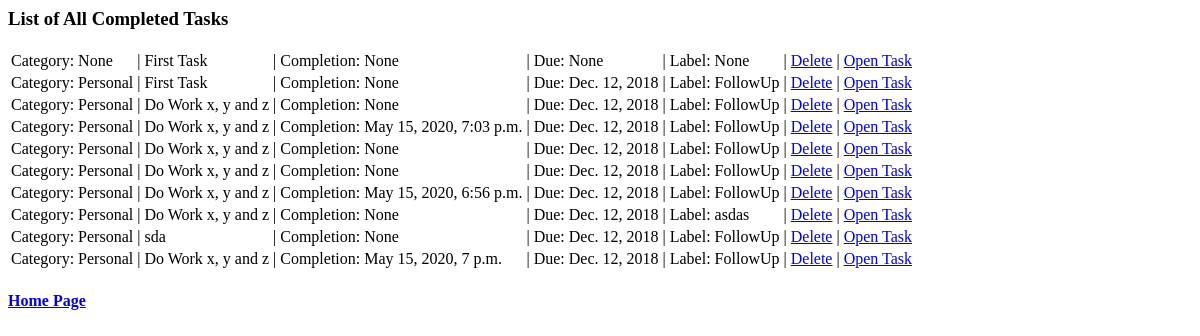
Page /tasks/completed/ on the earlier database version.
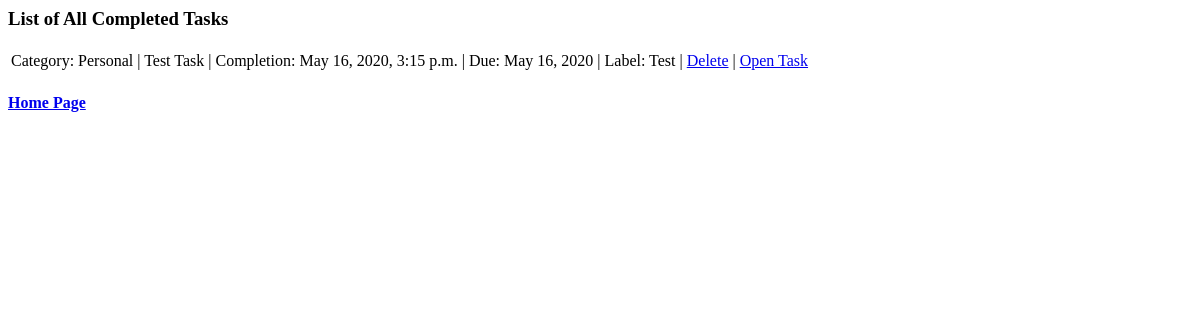
Same page on the later database version.
### tasks/models.py (models this page shows, shortened)
class Tasks(models.Model):
    task_details = models.CharField('Details', max_length=500)
    task_create_time = models.DateTimeField('Task Creation Time')
    task_due_date = models.DateField('Task Due Date', null=True)
    task_last_updated_time = models.DateTimeField('Task Last Update Time')
    task_completed_time = models.DateTimeField('Task Completion Time', null=True)
    task_order_status_master = (('Open','Open'), ('Done', 'Done'), ('In Progress', 'In Progress'), ('Deleted', 'Deleted'))
    task_status = models.CharField(choices= task_order_status_master, default = 'Open', max_length=100)
    task_category = models.CharField('Task Category', max_length=200, null = True)
    task_label = models.CharField('Task Label', max_length=200, null = True)

### tasks/views.py (the view)
# urls.py: path('completed/',views.tasks_completed_list, name = 'tasks_compeleted_list'),
def tasks_completed_list(request):
    tasks_done = Tasks.objects.filter(task_status='Done')
    context = {'tasks_done': tasks_done}
    return render(request, 'tasks/tasks_completed.html', context)

### tasks/templates/tasks/tasks_completed.html
<h3>List of All Completed Tasks</h3>
{% if tasks_done %}
    <table>
        <tbody>
        {% for task in tasks_done %}
            <tr>
                <td> Category: {{task.task_category}}</td>
                <td> | {{task.task_details}}</td>
                <td> | Completion: {{task.task_completed_time}}</td>
                <td> | Due: {{task.task_due_date}}</td>
                <td> | Label: {{task.task_label}}</td>
                <td> | <a href="/tasks/{{task.id}}/delete_completed/">Delete</a></td>
                <td> | <a href="/tasks/{{task.id}}/open_completed/">Open Task</a></td></td>
            </tr>
        {% endfor %}
        </tbody>
        </table>
{% else %}
    <p>There are no completed tasks right now.</p>
{% endif %}
<h4><a href="/tasks/">Home Page</a></h4>

Differences in the rows shown:
no longer on this page (row edited): Tasks: task_category "None", task_details "First Task", task_completed_time "None", task_due_date "None", task_label "None"
no longer on this page (row edited): Tasks: task_category "Personal", task_details "First Task", task_completed_time "None", task_due_date "Dec. 12, 2018", task_label "FollowUp"
no longer on this page (row edited): Tasks: task_category "Personal", task_details "Do Work x, y and z", task_completed_time "None", task_due_date "Dec. 12, 2018", task_label "FollowUp"
no longer on this page (row edited): Tasks: task_category "Personal", task_details "Do Work x, y and z", task_completed_time "May 15, 2020, 7:03 p.m.", task_due_date "Dec. 12, 2018", task_label "FollowUp"
no longer on this page (row edited): Tasks: task_category "Personal", task_details "Do Work x, y and z", task_completed_time "None", task_due_date "Dec. 12, 2018", task_label "FollowUp"
no longer on this page (row edited): Tasks: task_category "Personal", task_details "Do Work x, y and z", task_completed_time "None", task_due_date "Dec. 12, 2018", task_label "FollowUp"
no longer on this page (row edited): Tasks: task_category "Personal", task_details "Do Work x, y and z", task_completed_time "May 15, 2020, 6:56 p.m.", task_due_date "Dec. 12, 2018", task_label "FollowUp"
no longer on this page (row edited): Tasks: task_category "Personal", task_details "Do Work x, y and z", task_completed_time "None", task_due_date "Dec. 12, 2018", task_label "asdas"
no longer on this page (row edited): Tasks: task_category "Personal", task_details "sda", task_completed_time "None", task_due_date "Dec. 12, 2018", task_label "FollowUp"
no longer on this page (row edited): Tasks: task_category "Personal", task_details "Do Work x, y and z", task_completed_time "May 15, 2020, 7 p.m.", task_due_date "Dec. 12, 2018", task_label "FollowUp"
added Tasks: task_category "Personal", task_details "Test Task", task_completed_time "May 16, 2020, 3:15 p.m.", task_due_date "May 16, 2020", task_label "Test"
